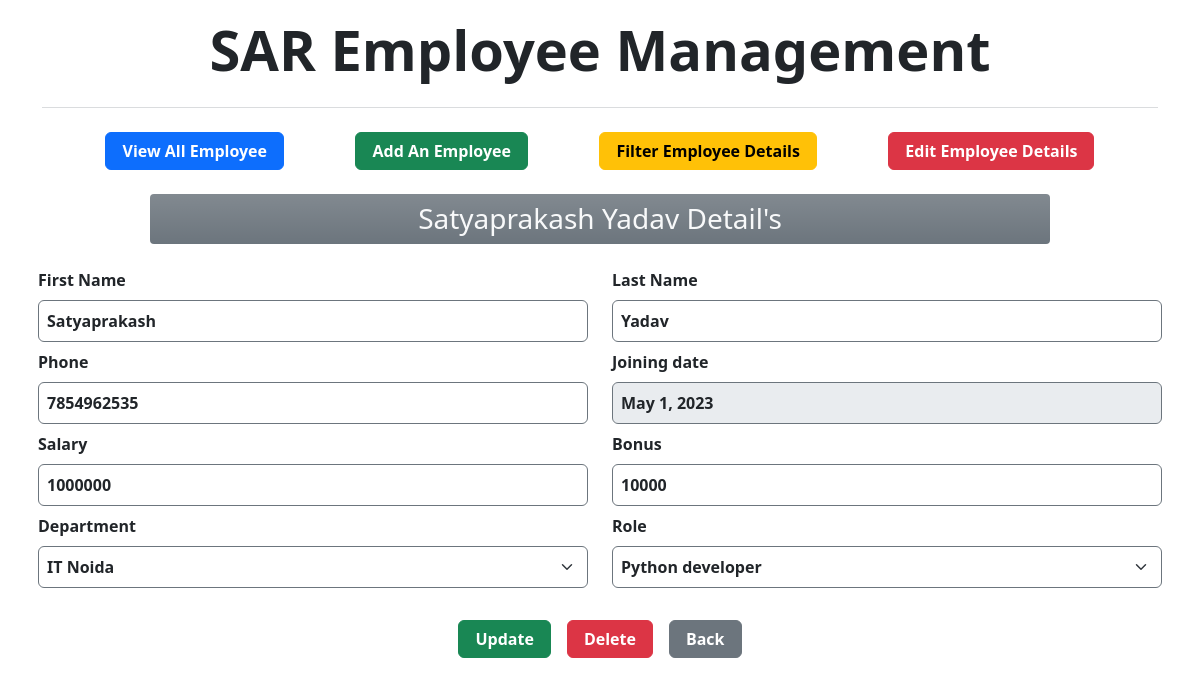
The app's page /updEmp/1/0 with its own data.
### empApp/models.py (models this page shows, shortened)
class Employee(models.Model):
    firstName = models.CharField(max_length=100)
    lastName = models.CharField(max_length=100)
    phone = models.IntegerField()
    salary = models.IntegerField(default=0)
    bonus = models.IntegerField(default=0)
    hireDate = models.DateField()
    dept = models.ForeignKey(Department, on_delete=models.CASCADE)
    role = models.ForeignKey(Role, on_delete=models.CASCADE)

class Department(models.Model):
    name = models.CharField(max_length=50, null=False)
    location = models.CharField(max_length=100)

class Role(models.Model):
    name = models.CharField(max_length=100, null=False)

### empApp/views.py (the view)
# urls.py: path('updEmp/<int:pk>/<int:status>', views.updEmp, name='upEmp'),
def updEmp(request, pk, status):
    data = Employee.objects.get(id=pk)
    context = {}
    if status == 0:
        context = {'data': data}
    elif status == 1:
        context = {'data': data, 'status': status}
    else:
        pass
    return render(request, 'updateEmp.html', context)

### empApp/templates/updateEmp.html (shortened to what this page needs)
{% extends 'base.html' %}
{% load static %}
{% block main %}
<div class="d-flex justify-content-center">
    <h3 class="my-3 p-2 bg-secondary bg-gradient text-light w-75 text-center rounded-1">
        {{ data.firstName }} {{ data.lastName }} Detail's</h3 style="--bs-bg-opacity: .5;">
</div>
<div class="container my-2 px-2">
    <form action="{% url 'dataUp' data.id %}" method="POST">
        <div class="row d-flex my-2">
            <div class="col">
                <label for="inputEmail4" class="form-label fw-bold">First Name</label>
                <input type="text" class="form-control border-secondary p-2 fw-bold" aria-label="First name" name="first" value="{{ data.firstName|capfirst }}" required style='text-transform:capitalize'>
            </div>
            <div class="col">
                <label for="inputEmail4" class="form-label fw-bold">Last Name</label>
                <input type="text" class="form-control border-secondary p-2 fw-bold" aria-label="Last name"  value="{{ data.lastName|capfirst }}"  name="last" required style='text-transform:capitalize'>
            </div>
        </div>
        <div class="row d-flex my-2">
            <div class="col-6">
                <label for="inputEmail4" class="form-label fw-bold">Phone</label>
                <input type="number" class="form-control border-secondary p-2 fw-bold" aria-label="Phone" name="phone"  value="{{ data.phone }}" required>
            </div>
            <div class="col-6">
                <label for="inputEmail4" class="form-label fw-bold">Joining date</label>
                <input type="text" class="form-control border-secondary p-2 fw-bold"  aria-label="date" name="date" value="{{ data.hireDate }}" required disabled>
            </div>
        </div>
        <div class="row d-flex my-2">
            <div class="col-6">
                <label for="inputEmail4" class="form-label fw-bold">Salary</label>
                <input type="number" class="form-control border-secondary p-2 fw-bold" aria-label="salary" name="salary" value="{{ data.salary }}" required>
            </div>
            <div class="col-6">
                <label for="bonus" class="form-label fw-bold">Bonus</label>
                <input type="number" class="form-control border-secondary p-2 fw-bold" aria-label="Bonus" name="bonus" value="{{ data.bonus }}" required>
            </div>
        </div>
        <div class="row d-flex my-2">
            <div class="col-6">
                <label for="dept" class="form-label fw-bold">Department</label>
                <select class="form-select border-secondary p-2 fw-bold" aria-label="Default select example" name="dept" required>
                    <option selected value={{ data.dept.id }}>{{ data.dept.name }} {{ data.dept.location }}</option>
                </select>
            </div>
            <div class="col-6">
                <label for="inputEmail4" class="form-label fw-bold">Role</label>
                <select class="form-select border-secondary p-2 fw-bold" aria-label="Default select example" name="role" required>
                    <option selected value={{ data.role.id }} >{{ data.role.name }}</option>
                </select>
            </div>
        </div>
        <div class="d-flex justify-content-center mt-3 py-3">
           <button type="" class="btn btn-md btn-success mx-2 px-3 fw-bold" onclick="return confirm('Are you sure you want to update?')">Update</button>
            <a href="{% url 'delEmp' data.id %}" class="btn btn-md btn-danger mx-2 px-3 fw-bold" onclick="return confirm('Are you sure you want to delete an employee data?')">Delete</a>
            <a href="{% url 'rm' %}" class="btn btn-secondary  mx-2 px-3 fw-bold">Back</a>
        </div>
    </form>
</div>
{% endblock main %}

### records on screen
Employee: firstName "Satyaprakash", lastName "Yadav", first "Satyaprakash", last "Yadav", phone "7854962535", date "May 1, 2023", salary "1000000", bonus "10000", dept "IT Noida", role "Python developer"
